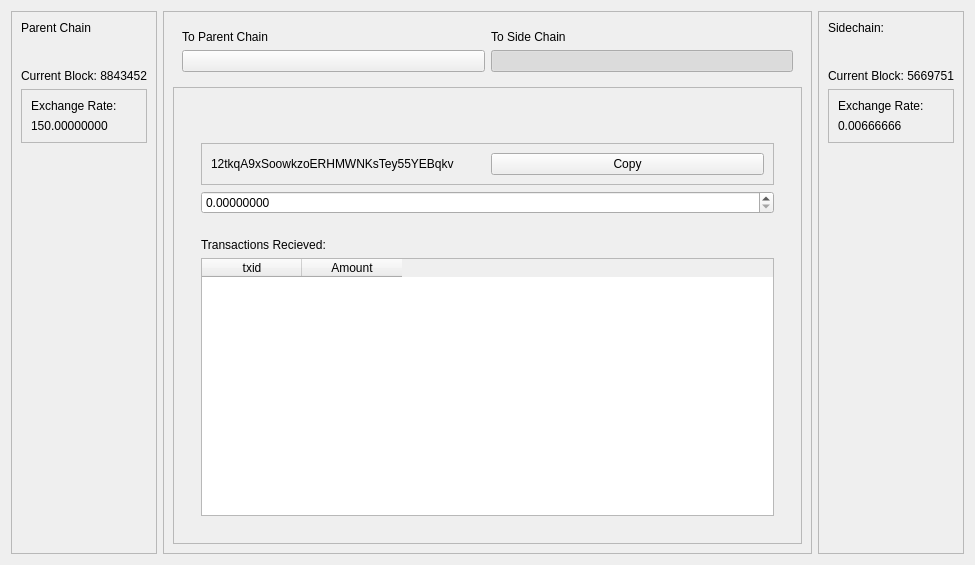
<?xml version="1.0" encoding="UTF-8"?>
<ui version="4.0">
 <class>SidechainTransferWidget</class>
 <widget class="QWidget" name="SidechainTransferWidget">
  <property name="geometry">
   <rect>
    <x>0</x>
    <y>0</y>
    <width>975</width>
    <height>565</height>
   </rect>
  </property>
  <property name="windowTitle">
   <string>Form</string>
  </property>
  <layout class="QHBoxLayout" name="horizontalLayout">
   <item>
    <widget class="QFrame" name="frame_2">
     <property name="frameShape">
      <enum>QFrame::StyledPanel</enum>
     </property>
     <property name="frameShadow">
      <enum>QFrame::Raised</enum>
     </property>
     <layout class="QVBoxLayout" name="verticalLayout_2">
      <item>
       <widget class="QLabel" name="label_4">
        <property name="text">
         <string>Parent Chain</string>
        </property>
       </widget>
      </item>
      <item>
       <widget class="QPushButton" name="pushButton_parentCoin">
        <property name="text">
         <string/>
        </property>
        <property name="icon">
         <iconset resource="resources.qrc">
          <normaloff>:/icons/bitcoin</normaloff>:/icons/bitcoin</iconset>
        </property>
        <property name="iconSize">
         <size>
          <width>128</width>
          <height>128</height>
         </size>
        </property>
        <property name="flat">
         <bool>true</bool>
        </property>
       </widget>
      </item>
      <item>
       <widget class="QLabel" name="label_3">
        <property name="text">
         <string>Current Block: 8843452</string>
        </property>
       </widget>
      </item>
      <item>
       <widget class="QFrame" name="frame_5">
        <property name="frameShape">
         <enum>QFrame::StyledPanel</enum>
        </property>
        <property name="frameShadow">
         <enum>QFrame::Raised</enum>
        </property>
        <layout class="QVBoxLayout" name="verticalLayout_3">
         <item>
          <widget class="QLabel" name="label_10">
           <property name="text">
            <string>Exchange Rate:</string>
           </property>
          </widget>
         </item>
         <item>
          <widget class="QLabel" name="label_2">
           <property name="text">
            <string>150.00000000</string>
           </property>
          </widget>
         </item>
        </layout>
       </widget>
      </item>
      <item>
       <spacer name="verticalSpacer">
        <property name="orientation">
         <enum>Qt::Vertical</enum>
        </property>
        <property name="sizeHint" stdset="0">
         <size>
          <width>20</width>
          <height>40</height>
         </size>
        </property>
       </spacer>
      </item>
     </layout>
    </widget>
   </item>
   <item>
    <widget class="QFrame" name="frame">
     <property name="frameShape">
      <enum>QFrame::StyledPanel</enum>
     </property>
     <property name="frameShadow">
      <enum>QFrame::Raised</enum>
     </property>
     <layout class="QVBoxLayout" name="verticalLayout">
      <item>
       <widget class="QFrame" name="frame_3">
        <property name="frameShape">
         <enum>QFrame::NoFrame</enum>
        </property>
        <property name="frameShadow">
         <enum>QFrame::Raised</enum>
        </property>
        <layout class="QGridLayout" name="gridLayout">
         <item row="1" column="0">
          <widget class="QPushButton" name="pushButton_left">
           <property name="sizePolicy">
            <sizepolicy hsizetype="Minimum" vsizetype="Fixed">
             <horstretch>0</horstretch>
             <verstretch>0</verstretch>
            </sizepolicy>
           </property>
           <property name="text">
            <string/>
           </property>
           <property name="icon">
            <iconset resource="resources.qrc">
             <normaloff>:/icons/resources/left.png</normaloff>:/icons/resources/left.png</iconset>
           </property>
           <property name="iconSize">
            <size>
             <width>32</width>
             <height>32</height>
            </size>
           </property>
           <property name="checkable">
            <bool>true</bool>
           </property>
           <property name="autoExclusive">
            <bool>true</bool>
           </property>
          </widget>
         </item>
         <item row="1" column="1">
          <widget class="QPushButton" name="pushButton_right">
           <property name="sizePolicy">
            <sizepolicy hsizetype="Minimum" vsizetype="Fixed">
             <horstretch>0</horstretch>
             <verstretch>0</verstretch>
            </sizepolicy>
           </property>
           <property name="layoutDirection">
            <enum>Qt::RightToLeft</enum>
           </property>
           <property name="text">
            <string/>
           </property>
           <property name="icon">
            <iconset resource="resources.qrc">
             <normaloff>:/icons/resources/right.png</normaloff>:/icons/resources/right.png</iconset>
           </property>
           <property name="iconSize">
            <size>
             <width>32</width>
             <height>32</height>
            </size>
           </property>
           <property name="checkable">
            <bool>true</bool>
           </property>
           <property name="checked">
            <bool>true</bool>
           </property>
           <property name="autoExclusive">
            <bool>true</bool>
           </property>
          </widget>
         </item>
         <item row="0" column="0">
          <widget class="QLabel" name="label_14">
           <property name="text">
            <string>To Parent Chain</string>
           </property>
          </widget>
         </item>
         <item row="0" column="1">
          <widget class="QLabel" name="label_15">
           <property name="text">
            <string>To Side Chain</string>
           </property>
          </widget>
         </item>
        </layout>
       </widget>
      </item>
      <item>
       <widget class="QFrame" name="frame_4">
        <property name="frameShape">
         <enum>QFrame::StyledPanel</enum>
        </property>
        <property name="frameShadow">
         <enum>QFrame::Raised</enum>
        </property>
        <layout class="QVBoxLayout" name="verticalLayout_4">
         <item>
          <widget class="QStackedWidget" name="stackedWidget">
           <property name="currentIndex">
            <number>0</number>
           </property>
           <widget class="QWidget" name="page">
            <layout class="QVBoxLayout" name="verticalLayout_5">
             <item>
              <widget class="QFrame" name="frame_6">
               <property name="frameShape">
                <enum>QFrame::NoFrame</enum>
               </property>
               <property name="frameShadow">
                <enum>QFrame::Raised</enum>
               </property>
               <layout class="QVBoxLayout" name="verticalLayout_6">
                <item>
                 <widget class="QPushButton" name="pushButton_4">
                  <property name="text">
                   <string/>
                  </property>
                  <property name="icon">
                   <iconset resource="resources.qrc">
                    <normaloff>:/icons/qrcode</normaloff>:/icons/qrcode</iconset>
                  </property>
                  <property name="iconSize">
                   <size>
                    <width>164</width>
                    <height>164</height>
                   </size>
                  </property>
                  <property name="flat">
                   <bool>true</bool>
                  </property>
                 </widget>
                </item>
                <item>
                 <widget class="QFrame" name="frame_8">
                  <property name="frameShape">
                   <enum>QFrame::StyledPanel</enum>
                  </property>
                  <property name="frameShadow">
                   <enum>QFrame::Raised</enum>
                  </property>
                  <layout class="QHBoxLayout" name="horizontalLayout_3">
                   <item>
                    <widget class="QLabel" name="label_5">
                     <property name="text">
                      <string>12tkqA9xSoowkzoERHMWNKsTey55YEBqkv</string>
                     </property>
                    </widget>
                   </item>
                   <item>
                    <widget class="QPushButton" name="pushButton_5">
                     <property name="text">
                      <string>Copy</string>
                     </property>
                    </widget>
                   </item>
                  </layout>
                 </widget>
                </item>
                <item>
                 <widget class="QDoubleSpinBox" name="doubleSpinBox">
                  <property name="decimals">
                   <number>8</number>
                  </property>
                 </widget>
                </item>
               </layout>
              </widget>
             </item>
             <item>
              <widget class="QFrame" name="frame_7">
               <property name="frameShape">
                <enum>QFrame::NoFrame</enum>
               </property>
               <property name="frameShadow">
                <enum>QFrame::Raised</enum>
               </property>
               <layout class="QVBoxLayout" name="verticalLayout_7">
                <item>
                 <widget class="QLabel" name="label_6">
                  <property name="text">
                   <string>Transactions Recieved:</string>
                  </property>
                 </widget>
                </item>
                <item>
                 <widget class="QTableWidget" name="tableWidget">
                  <column>
                   <property name="text">
                    <string>txid</string>
                   </property>
                  </column>
                  <column>
                   <property name="text">
                    <string>Amount</string>
                   </property>
                  </column>
                 </widget>
                </item>
               </layout>
              </widget>
             </item>
            </layout>
           </widget>
           <widget class="QWidget" name="page_2">
            <layout class="QVBoxLayout" name="verticalLayout_10">
             <item>
              <widget class="QLabel" name="label">
               <property name="text">
                <string>Bitcoin Balance: 42.00000000</string>
               </property>
              </widget>
             </item>
             <item>
              <widget class="QLabel" name="label_12">
               <property name="text">
                <string>Availiable: 42.00000000</string>
               </property>
              </widget>
             </item>
             <item>
              <widget class="QLabel" name="label_13">
               <property name="text">
                <string>BTC Withdraw Address:</string>
               </property>
              </widget>
             </item>
             <item>
              <widget class="QLineEdit" name="lineEdit">
               <property name="placeholderText">
                <string>Enter Bitcoin Address...</string>
               </property>
              </widget>
             </item>
             <item>
              <spacer name="verticalSpacer_3">
               <property name="orientation">
                <enum>Qt::Vertical</enum>
               </property>
               <property name="sizeType">
                <enum>QSizePolicy::Minimum</enum>
               </property>
               <property name="sizeHint" stdset="0">
                <size>
                 <width>20</width>
                 <height>40</height>
                </size>
               </property>
              </spacer>
             </item>
             <item>
              <widget class="QFrame" name="frame_12">
               <property name="frameShape">
                <enum>QFrame::StyledPanel</enum>
               </property>
               <property name="frameShadow">
                <enum>QFrame::Raised</enum>
               </property>
               <layout class="QGridLayout" name="gridLayout_2">
                <item row="1" column="0">
                 <widget class="QDoubleSpinBox" name="doubleSpinBox_2">
                  <property name="suffix">
                   <string> BTC</string>
                  </property>
                  <property name="decimals">
                   <number>8</number>
                  </property>
                 </widget>
                </item>
                <item row="1" column="1">
                 <widget class="QPushButton" name="pushButton">
                  <property name="text">
                   <string>Withdraw</string>
                  </property>
                 </widget>
                </item>
                <item row="0" column="0">
                 <widget class="QLabel" name="label_16">
                  <property name="text">
                   <string>Withdrawal Amount:</string>
                  </property>
                 </widget>
                </item>
               </layout>
              </widget>
             </item>
             <item>
              <spacer name="verticalSpacer_4">
               <property name="orientation">
                <enum>Qt::Vertical</enum>
               </property>
               <property name="sizeHint" stdset="0">
                <size>
                 <width>20</width>
                 <height>40</height>
                </size>
               </property>
              </spacer>
             </item>
            </layout>
           </widget>
          </widget>
         </item>
        </layout>
       </widget>
      </item>
     </layout>
    </widget>
   </item>
   <item>
    <widget class="QFrame" name="frame_9">
     <property name="autoFillBackground">
      <bool>false</bool>
     </property>
     <property name="frameShape">
      <enum>QFrame::StyledPanel</enum>
     </property>
     <property name="frameShadow">
      <enum>QFrame::Raised</enum>
     </property>
     <property name="lineWidth">
      <number>1</number>
     </property>
     <property name="midLineWidth">
      <number>0</number>
     </property>
     <layout class="QVBoxLayout" name="verticalLayout_8">
      <item>
       <widget class="QLabel" name="label_7">
        <property name="text">
         <string>Sidechain:</string>
        </property>
       </widget>
      </item>
      <item>
       <widget class="QPushButton" name="pushButton_SideCoin">
        <property name="text">
         <string/>
        </property>
        <property name="icon">
         <iconset resource="resources.qrc">
          <normaloff>:/icons/truthcoin</normaloff>:/icons/truthcoin</iconset>
        </property>
        <property name="iconSize">
         <size>
          <width>128</width>
          <height>128</height>
         </size>
        </property>
        <property name="flat">
         <bool>true</bool>
        </property>
       </widget>
      </item>
      <item>
       <widget class="QLabel" name="label_8">
        <property name="text">
         <string>Current Block: 5669751</string>
        </property>
       </widget>
      </item>
      <item>
       <widget class="QFrame" name="frame_10">
        <property name="frameShape">
         <enum>QFrame::StyledPanel</enum>
        </property>
        <property name="frameShadow">
         <enum>QFrame::Raised</enum>
        </property>
        <layout class="QVBoxLayout" name="verticalLayout_9">
         <item>
          <widget class="QLabel" name="label_11">
           <property name="text">
            <string>Exchange Rate:</string>
           </property>
          </widget>
         </item>
         <item>
          <widget class="QLabel" name="label_9">
           <property name="text">
            <string>0.00666666</string>
           </property>
          </widget>
         </item>
        </layout>
       </widget>
      </item>
      <item>
       <spacer name="verticalSpacer_2">
        <property name="orientation">
         <enum>Qt::Vertical</enum>
        </property>
        <property name="sizeHint" stdset="0">
         <size>
          <width>20</width>
          <height>40</height>
         </size>
        </property>
       </spacer>
      </item>
     </layout>
    </widget>
   </item>
  </layout>
 </widget>
 <resources>
  <include location="resources.qrc"/>
 </resources>
 <connections/>
</ui>
